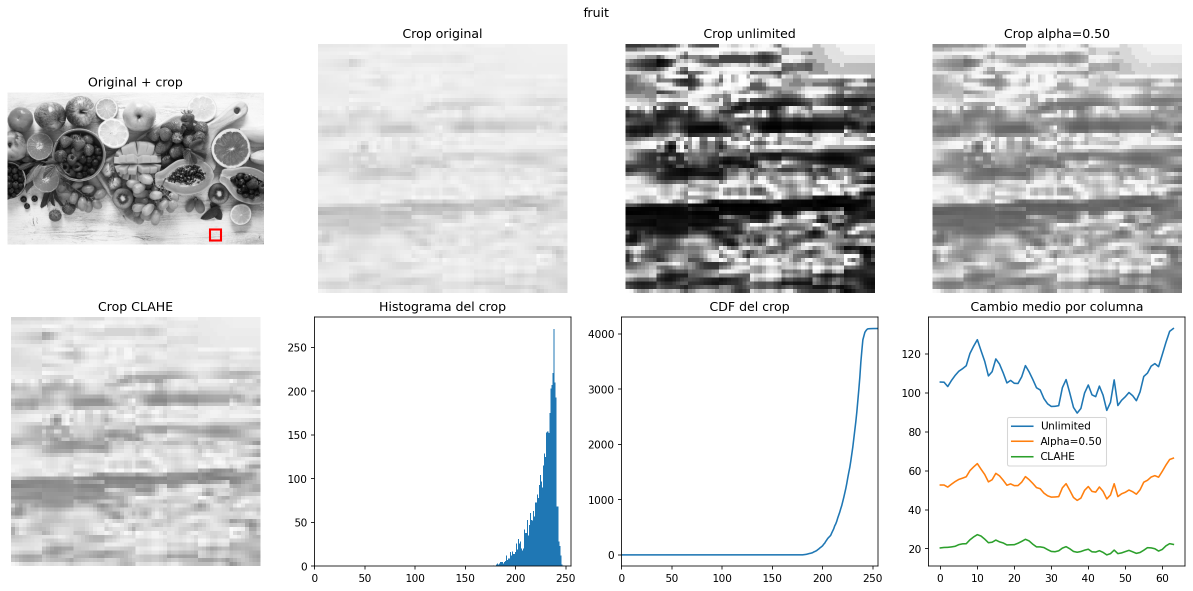
#> input picture results/pregunta2/bad_case/bad_case_fruit.png, 2385 x 1182 px, given in place of pregunta2.tif, which was not available (shown at 1/2 size)
$ python test_p2_global_equivalence.py
#> lines starting #> are read from the running program, lines starting #| are printed output that depends on the picture; long printed decimals are rounded; pictures that were not available may be replaced by others from this repository, and a replacement may not be noted
### src/pregunta2.py
import numpy as np


def build_region_positions(
    image_length,
    region_size,
    region_step
):
    if image_length <= 0:
        raise ValueError("image_length debe ser positivo")

    if region_size <= 0:
        raise ValueError("region_size debe ser positivo")

    if region_step <= 0:
        raise ValueError("region_step debe ser positivo")

    if region_step > region_size:
        raise ValueError(
            "region_step no puede ser mayor que region_size"
        )

    effective_region_size = min(
        region_size,
        image_length
    )

    # una sola region cubre todo el eje
    if effective_region_size == image_length:
        return [0]

    last_position = (
        image_length
        - effective_region_size
    )

    positions = list(
        range(
            0,
            last_position + 1,
            region_step
        )
    )

    # ajustar la ultima region al borde
    if positions[-1] != last_position:
        positions.append(last_position)

    return positions


def build_region_grid(
    image_shape,
    region_size,
    region_step
):
    if len(image_shape) < 2:
        raise ValueError(
            "image_shape debe tener al menos dos dimensiones"
        )

    image_height = image_shape[0]
    image_width = image_shape[1]

    row_positions = build_region_positions(
        image_height,
        region_size,
        region_step
    )

    column_positions = build_region_positions(
        image_width,
        region_size,
        region_step
    )

    effective_region_height = min(
        region_size,
        image_height
    )

    effective_region_width = min(
        region_size,
        image_width
    )

    region_grid = []

    region_number = 0

    for region_row, top in enumerate(row_positions):

        bottom = (
            top
            + effective_region_height
        )

        for region_column, left in enumerate(
            column_positions
        ):

            right = (
                left
                + effective_region_width
            )

            center_y = (
                top
                + bottom
                - 1
            ) / 2.0

            center_x = (
                left
                + right
                - 1
            ) / 2.0

            region = {
                "number": region_number,
                "row": region_row,
                "column": region_column,
                "top": top,
                "bottom": bottom,
                "left": left,
                "right": right,
                "center_y": center_y,
                "center_x": center_x
            }

            region_grid.append(region)

            region_number += 1

    return region_grid


def compute_region_histogram(
    region,
    num_bins=256
):
    if num_bins <= 0:
        raise ValueError(
            "num_bins debe ser positivo"
        )

    histogram, bin_edges = np.histogram(
        region,
        bins=num_bins,
        range=(0, 256)
    )

    return histogram, bin_edges


def compute_region_cdf(histogram):
    cdf = np.cumsum(
        histogram
    )

    return cdf


def find_cdf_min(cdf):
    nonzero_values = cdf[
        cdf > 0
    ]

    if len(nonzero_values) == 0:
        return 0

    cdf_min = nonzero_values[0]

    return cdf_min


def intensity_to_bin(
    intensity,
    num_bins
):
    bin_index = (
        int(intensity)
        * num_bins
        // 256
    )

    bin_index = min(
        bin_index,
        num_bins - 1
    )

    return bin_index


def build_region_mapping(
    histogram,
    num_bins
):
    cdf = compute_region_cdf(
        histogram
    )

    num_pixels = int(
        cdf[-1]
    )

    cdf_min = find_cdf_min(
        cdf
    )

    mapping = np.arange(
        256,
        dtype=np.float64
    )

    # vacia
    if num_pixels == 0:
        return mapping

    denominator = (
        num_pixels
        - cdf_min
    )

    # un bin ocupado no puede ecualizar
    if denominator == 0:
        return mapping

    for intensity in range(256):

        bin_index = intensity_to_bin(
            intensity,
            num_bins
        )

        cdf_value = cdf[
            bin_index
        ]

        mapped_value = (
            (
                cdf_value
                - cdf_min
            )
            / denominator
            * 255.0
        )

        mapped_value = np.clip(
            mapped_value,
            0.0,
            255.0
        )

        mapping[
            intensity
        ] = mapped_value

    return mapping


def apply_contrast_control(
    region_mapping,
    contrast_strength
):
    if not 0.0 <= contrast_strength <= 1.0:
        raise ValueError(
            "contrast_strength debe estar entre 0 y 1"
        )

    identity_mapping = np.arange(
        256,
        dtype=np.float64
    )

    if contrast_strength == 0.0:
        return identity_mapping

    if contrast_strength == 1.0:
        return region_mapping.copy()

    # acercar el mapping a la identidad
    controlled_mapping = (
        identity_mapping
        + contrast_strength
        * (
            region_mapping
            - identity_mapping
        )
    )

    return controlled_mapping


def apply_intensity_mapping(
    image_gray,
    mapping
):
    mapped_image = mapping[
        image_gray
    ]

    mapped_image = np.rint(
        mapped_image
    )

    mapped_image = np.clip(
        mapped_image,
        0,
        255
    )

    mapped_image = mapped_image.astype(
        np.uint8
    )

    return mapped_image


def global_equalization_own(
    image_gray,
    num_bins=256
):
    histogram, _ = compute_region_histogram(
        image_gray,
        num_bins=num_bins
    )

    mapping = build_region_mapping(
        histogram,
        num_bins=num_bins
    )

    equalized_image = apply_intensity_mapping(
        image_gray,
        mapping
    )

    return equalized_image


def compute_region_weights(region):
    region_height = (
        region["bottom"]
        - region["top"]
    )

    region_width = (
        region["right"]
        - region["left"]
    )

    local_y = np.arange(
        region_height,
        dtype=np.float64
    )

    local_x = np.arange(
        region_width,
        dtype=np.float64
    )

    center_y = (
        region_height
        - 1
    ) / 2.0

    center_x = (
        region_width
        - 1
    ) / 2.0

    half_height = (
        region_height
        / 2.0
    )

    half_width = (
        region_width
        / 2.0
    )

    # mas peso cerca del centro
    weight_y = (
        1.0
        - np.abs(
            local_y
            - center_y
        )
        / half_height
    )

    weight_x = (
        1.0
        - np.abs(
            local_x
            - center_x
        )
        / half_width
    )

    weight_y = np.clip(
        weight_y,
        0.0,
        1.0
    )

    weight_x = np.clip(
        weight_x,
        0.0,
        1.0
    )

    region_weights = (
        weight_y[:, None]
        * weight_x[None, :]
    )

    return region_weights


def local_histogram_equalization(
    image_gray,
    region_size,
    region_step,
    num_bins=256,
    contrast_strength=1.0
):
    if image_gray.ndim != 2:
        raise ValueError(
            "image_gray debe ser una imagen 2D"
        )

    if image_gray.dtype != np.uint8:
        raise ValueError(
            "image_gray debe tener dtype uint8"
        )

    if not 0.0 <= contrast_strength <= 1.0:
        raise ValueError(
            "contrast_strength debe estar entre 0 y 1"
        )

    region_grid = build_region_grid(
        image_shape=image_gray.shape,
        region_size=region_size,
        region_step=region_step
    )

    accumulated_values = np.zeros(
        image_gray.shape,
        dtype=np.float64
    )

    accumulated_weights = np.zeros(
        image_gray.shape,
        dtype=np.float64
    )

    for region in region_grid:

        top = region["top"]
        bottom = region["bottom"]
        left = region["left"]
        right = region["right"]

        region_image = image_gray[
            top:bottom,
            left:right
        ]

        histogram, _ = (
            compute_region_histogram(
                region_image,
                num_bins=num_bins
            )
        )

        region_mapping = build_region_mapping(
            histogram,
            num_bins=num_bins
        )

        controlled_mapping = (
            apply_contrast_control(
                region_mapping,
                contrast_strength
            )
        )

        mapped_region = controlled_mapping[
            region_image
        ]

        region_weights = (
            compute_region_weights(
                region
            )
        )

        # acumular las regiones que se solapan
        accumulated_values[
            top:bottom,
            left:right
        ] += (
            mapped_region
            * region_weights
        )

        accumulated_weights[
            top:bottom,
            left:right
        ] += region_weights

    if np.any(
        accumulated_weights <= 0
    ):
        raise RuntimeError(
            "hay pixels sin peso acumulado"
        )

    output_image = (
        accumulated_values
        / accumulated_weights
    )

    output_image = np.rint(
        output_image
    )

    output_image = np.clip(
        output_image,
        0,
        255
    )

    output_image = output_image.astype(
        np.uint8
    )

    return output_image

### experiments/test_p2_global_equivalence.py
from pathlib import Path

import cv2
import matplotlib.pyplot as plt
import numpy as np

from src.pregunta2 import (
    global_equalization_own,
    local_histogram_equalization
)


def run_global_equivalence(
    image_path,
    image_name,
    output_directory
):
    image_gray = cv2.imread(
        str(image_path),
        cv2.IMREAD_GRAYSCALE
    )

    if image_gray is None:
        raise FileNotFoundError(
            f"No se pudo leer: {image_path}"
        )

    equalized_own = global_equalization_own(
        image_gray,
        num_bins=256
    )

    single_region_size = max(image_gray.shape)

    equalized_local = local_histogram_equalization(
        image_gray,
        region_size=single_region_size,
        region_step=single_region_size,
        num_bins=256,
        contrast_strength=1.0
    )

    difference = np.abs(
        equalized_own.astype(np.int16)
        - equalized_local.astype(np.int16)
    )

    maximum_difference = (
        difference.max()
    )

    mean_difference = (
        difference.mean()
    )

    different_pixels = np.count_nonzero(
        difference
    )

    total_pixels = difference.size

    different_percentage = (
        100.0
        * different_pixels
        / total_pixels
    )

    print()
    print("----------------------------------------")
    print(
        f"Global equivalence: {image_name}"
    )
    print("----------------------------------------")

    print(
        "Image path:",
        image_path
    )

    print(
        "Image shape:",
        image_gray.shape
    )

    print(
        "Single region size / step:",
        single_region_size
    )

    print(
        "Maximum absolute difference:",
        maximum_difference
    )

    print(
        "Mean absolute difference:",
        f"{mean_difference:.6f}"
    )

    print(
        "Different pixels:",
        different_pixels
    )

    print(
        "Different pixels percentage:",
        f"{different_percentage:.6f}%"
    )

    figure, axes = plt.subplots(
        1,
        4,
        figsize=(16, 5)
    )

    axes[0].imshow(
        image_gray,
        cmap="gray",
        vmin=0,
        vmax=255
    )

    axes[0].set_title(
        "Original"
    )

    axes[1].imshow(
        equalized_own,
        cmap="gray",
        vmin=0,
        vmax=255
    )

    axes[1].set_title(
        "Nuestra ecualizacion global"
    )

    axes[2].imshow(
        equalized_local,
        cmap="gray",
        vmin=0,
        vmax=255
    )

    axes[2].set_title(
        "Local con una sola region"
    )

    difference_plot = axes[3].imshow(
        difference,
        cmap="gray",
        vmin=0,
        vmax=1
    )

    axes[3].set_title(
        f"Diferencia absoluta\nmax={maximum_difference}"
    )

    figure.colorbar(
        difference_plot,
        ax=axes[3]
    )

    for axis in axes:
        axis.axis("off")

    figure.suptitle(
        f"{image_name} | num_bins=256 | "
        f"region_size=region_step={single_region_size} | alpha=1.0"
    )

    figure.tight_layout()

    output_path = (
        output_directory
        / f"global_equivalence_{image_name}.png"
    )

    figure.savefig(
        output_path,
        dpi=150,
        bbox_inches="tight"
    )

    plt.close(figure)

    print(
        "Resultado guardado en:",
        output_path
    )

    return maximum_difference


def main():
    project_directory = (
        Path(__file__)
        .resolve()
        .parents[1]
    )

    output_directory = (
        project_directory
        / "results"
        / "pregunta2"
        / "global_equivalence"
    )

    output_directory.mkdir(
        parents=True,
        exist_ok=True
    )

    image_configurations = [
        {
            "name": "profesor",
            "path": (
                project_directory
                / "images"
                / "profesor"
                / "pregunta2.tif"
            )
        },
        {
            "name": "fruit",
            "path": (
                project_directory
                / "images"
                / "propias"
                / "fruit.jpg"
            )
        }
    ]

    for current_image in image_configurations:

        maximum_difference = (
            run_global_equivalence(
                image_path=current_image[
                    "path"
                ],
                image_name=current_image[
                    "name"
                ],
                output_directory=output_directory
            )
        )
#> in compute_region_histogram, `histogram, bin_edges = np.histogram( region, bins=num_bins, range=(0, ..`: histogram = 256 values, max 1603597 at index 255, min 350 at index 33, mean 11012; bin_edges = 257 values from 0 to 256
#> in compute_region_cdf, `cdf = np.cumsum( histogram )`: cdf = 256 values from 7423 to 2819070
#> in build_region_mapping, `num_pixels = int( cdf[-1] )`: num_pixels = 2819070
#> in find_cdf_min, `nonzero_values = cdf[ cdf > 0 ]`: nonzero_values = 256 values from 7423 to 2819070
#> in find_cdf_min, `cdf_min = nonzero_values[0]`: cdf_min = 7423
#> in build_region_mapping, `denominator = ( num_pixels - cdf_min )`: denominator = 2811647
#> the loop in build_region_mapping, `for intensity in range(256): ` made 256 passes
#> (cdf_value, mapped_value) on passes 1 to 3: (7423, 0), (8553, 0.102), (9757, 0.212)
#> after the loop in build_region_mapping, `for intensity in range(256):`: mapping = 256 values from 0 to 255
#> in apply_intensity_mapping, `mapped_image = mapping[ image_gray ]`:
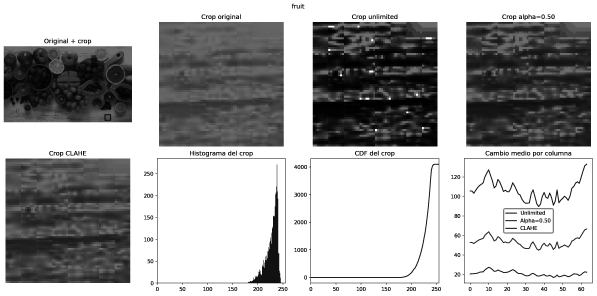
#> mapped_image: shape (1182, 2385) float64 (shown at 1/4 size); min 0, max 255, mean 168.7
#> the loop in local_histogram_equalization, `for region in region_grid: ` made 1 pass
#> (num_pixels in build_region_mapping, denominator in build_region_mapping) on pass 1: (2819070, 2811647)
#> after the loop in local_histogram_equalization, `for region in region_grid:`:
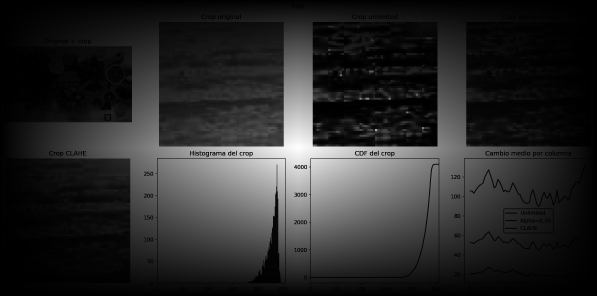
#> accumulated_values: shape (1182, 2385) float64 (shown at 1/4 size); min 0, max 254.8, mean 41.9
#> after the loop in local_histogram_equalization, `for region in region_grid:`:
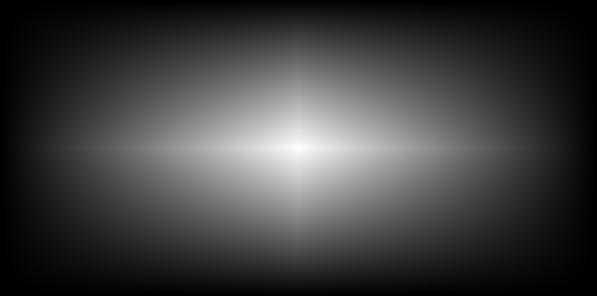
#> accumulated_weights: shape (1182, 2385) float64 (shown at 1/4 size); min 3.55e-07, max 0.999, mean 0.25
#| Image shape: (1182, 2385)
#| Single region size / step: 2385
#| Maximum absolute difference: 0
#| Mean absolute difference: 0
#| Different pixels: 0
#| Different pixels percentage: 0%
#> in run_global_equivalence, `figure.savefig( output_path, dpi=150, bbox_inches="tight" )`:
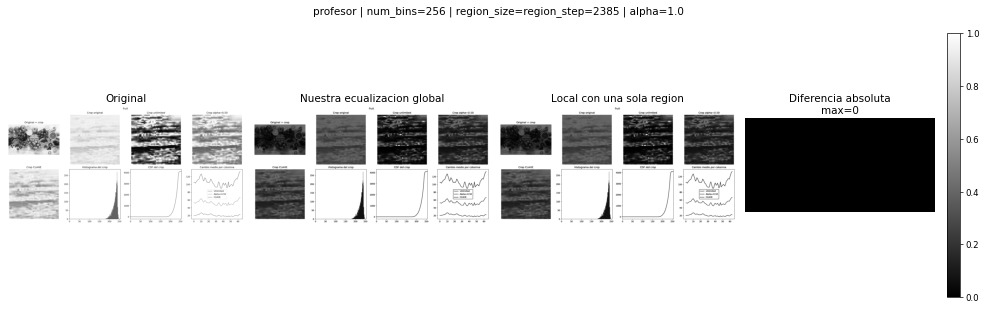
#> figure drawn by matplotlib, 5 panels

        assert maximum_difference == 0
#> pass 2 of the loop in main, `for current_image in image_configurations:`:
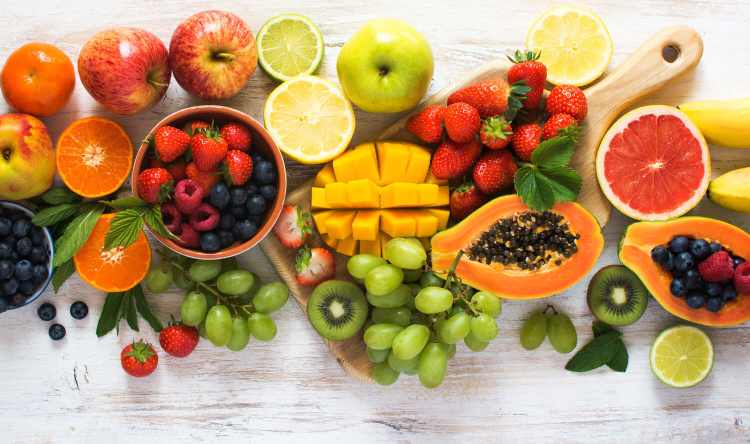
#> input picture images/propias/fruit.jpg, 1500 x 888 px (shown at 1/2 size)
#> image_gray: shape (888, 1500)
#> after the loop in local_histogram_equalization (call 2), `for region in region_grid:`:
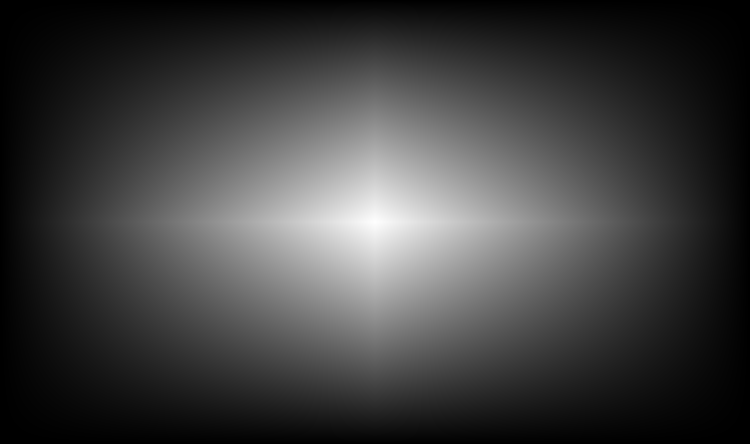
#> accumulated_weights: shape (888, 1500) float64 (shown at 1/2 size); min 7.51e-07, max 0.998, mean 0.25
#> output_image: shape (888, 1500) float64
#| Image shape: (888, 1500)
#| Single region size / step: 1500
#| Maximum absolute difference: 0
#| Mean absolute difference: 0
#| Different pixels: 0
#| Different pixels percentage: 0%
#> in run_global_equivalence (call 2), `figure.savefig( output_path, dpi=150, bbox_inches="tight" )`:
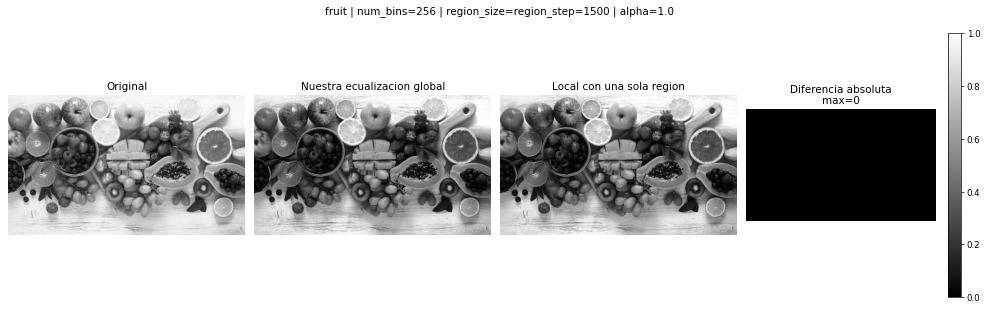
#> figure drawn by matplotlib, 5 panels

    print()
    print("----------------------------------------")
    print(
        "Una sola region reproduce la ecualizacion "
        "global propia en las dos imagenes: OK"
    )
    print("----------------------------------------")


if __name__ == "__main__":
    main()
